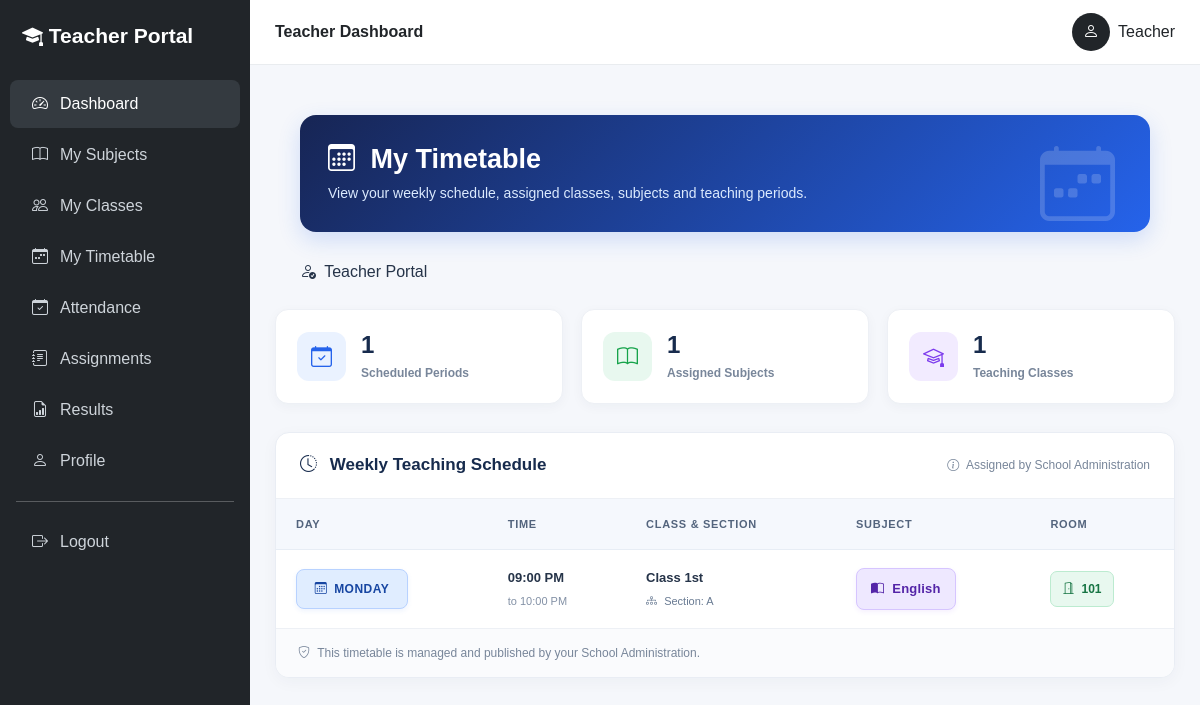
The app's page /teacher/my-timetable (signed in) with its own data.
### app/models/timetable.py (models this page shows, shortened)
class Timetable(db.Model):
    __tablename__ = "timetables"
    id = db.Column(db.Integer,primary_key=True)
    school_id = db.Column(db.Integer,db.ForeignKey("schools.id"),nullable=False)
    class_id = db.Column(db.Integer,db.ForeignKey("classes.id"),nullable=False)
    section_id = db.Column(db.Integer,db.ForeignKey("sections.id"),nullable=False)
    subject_id = db.Column(db.Integer,db.ForeignKey("subjects.id"),nullable=False)
    teacher_id = db.Column(db.Integer,db.ForeignKey("teachers.id"),nullable=False)
    day_of_week = db.Column(db.String(20),nullable=False)
    start_time = db.Column(db.Time,nullable=False)
    room_number = db.Column(db.String(20),nullable=True)
    end_time = db.Column(db.Time,nullable=False)
    room_number = db.Column(db.String(20),nullable=True)
    academic_year = db.Column(db.String(20),nullable=False)
    is_active = db.Column(db.Boolean,default=True)
    created_at = db.Column(db.DateTime,default=datetime.utcnow)
    updated_at = db.Column(db.DateTime,default=datetime.utcnow,onupdate=datetime.utcnow)
    school = db.relationship("School",back_populates ="timetables")
    class_room = db.relationship("Class",back_populates ="timetables")
    section = db.relationship("Section",back_populates ="timetables")
    subject = db.relationship("Subject",back_populates ="timetables")
    teacher = db.relationship("Teacher",back_populates ="timetables")
    __table_args__ = (db.UniqueConstraint("class_id","section_id","day_of_week","start_time",name="uq_class_timetable"),)

### app/models/class_model.py (models this page shows, shortened)
class Class(db.Model):
    __tablename__ = "classes"
    id = db.Column(db.Integer, primary_key=True)
    school_id = db.Column(db.Integer,db.ForeignKey("schools.id"),nullable=False)
    class_name = db.Column(db.String(100),nullable=False)
    class_code = db.Column(db.String(20),nullable=False)
    description = db.Column(db.Text,nullable=True)
    class_teacher_id = db.Column(db.Integer,db.ForeignKey("teachers.id"),nullable=True)
    is_active = db.Column(db.Boolean,default=True)
    created_at = db.Column(db.DateTime,default=datetime.utcnow)
    updated_at = db.Column(db.DateTime,default=datetime.utcnow,onupdate=datetime.utcnow)
    teacher_subjects = db.relationship("TeacherSubject", back_populates = "classroom", cascade= "all, delete-orphan",lazy= True)
    sections = db.relationship("Section",back_populates= "class_room",cascade="all, delete-orphan")
    students = db.relationship("Student", back_populates= "class_room")
    results=   db.relationship("Result", back_populates= "class_room")
    exams = db.relationship("Exam", back_populates= "class_room",cascade="all, delete-orphan")
    timetables = db.relationship("Timetable",back_populates= "class_room",cascade="all, delete-orphan")
    assignments = db.relationship("Assignment",back_populates= "class_room",cascade="all, delete-orphan")
    fee_structures = db.relationship("FeeStructure",back_populates= "class_room",cascade="all, delete-orphan")
    class_teacher = db.relationship("Teacher",foreign_keys=[class_teacher_id],back_populates="managed_class", uselist=False )
    school = db.relationship("School",back_populates="classes")

### app/models/section.py (models this page shows, shortened)
class Section(db.Model):
    __tablename__ = "sections"
    id = db.Column(db.Integer, primary_key=True)
    school_id = db.Column(db.Integer,db.ForeignKey("schools.id"),nullable=False)
    class_id = db.Column(db.Integer,db.ForeignKey("classes.id"),nullable=False)
    section_name = db.Column(db.String(20),nullable=False)
    section_code = db.Column(db.String(20),nullable=False)
    description = db.Column(db.Text,nullable=True)
    is_active = db.Column(db.Boolean,default=True)
    created_at = db.Column(db.DateTime,default=datetime.utcnow)
    updated_at = db.Column(db.DateTime,default=datetime.utcnow,onupdate=datetime.utcnow)
    school = db.relationship("School",back_populates="sections")
    class_room = db.relationship("Class",back_populates="sections")
    exams = db.relationship("Exam",back_populates="sections")
    timetables = db.relationship("Timetable",back_populates="section",cascade="all, delete-orphan")
    assignments = db.relationship("Assignment",back_populates="sections",cascade="all, delete-orphan")
    teacher_subjects = db.relationship("TeacherSubject", back_populates = "section", cascade="all, delete-orphan")
    students = db.relationship("Student",back_populates="section",cascade="all, delete-orphan")
    results = db.relationship("Result",back_populates="section",cascade="all, delete-orphan")

### app/models/subject.py (models this page shows, shortened)
class Subject(db.Model):
    __tablename__ = "subjects"
    id = db.Column(db.Integer, primary_key=True)
    school = db.relationship("School",back_populates="subjects")
    exams = db.relationship("Exam", back_populates= "subject", cascade= "all, delete-orphan")
    timetables = db.relationship("Timetable", back_populates = "subject")
    assignments = db.relationship("Assignment", back_populates = "subject")
    results = db.relationship("Result", back_populates = "subject")
    teacher_subjects= db.relationship("TeacherSubject", back_populates = "subject", cascade ="all, delete-orphan",lazy = True)
    school_id = db.Column(db.Integer,db.ForeignKey("schools.id"),nullable=False)
    subject_name = db.Column(db.String(100),nullable=False)
    subject_code = db.Column(db.String(20),unique=True,nullable=False)
    description = db.Column(db.Text,nullable=True)
    credit_hours = db.Column(db.Integer,nullable=True)
    is_active = db.Column(db.Boolean,default=True)
    created_at = db.Column(db.DateTime,default=datetime.utcnow)
    updated_at = db.Column(db.DateTime,default=datetime.utcnow,onupdate=datetime.utcnow)

### app/blueprints/teachers/routes.py (the view)
@teachers.route("/my-timetable")
@login_required
def my_timetable():
    teacher_record = Teacher.query.filter_by(
    user_id=current_user.id,
    school_id=current_user.school_id
    ).first_or_404()
    timetables = Timetable.query.filter_by(
    teacher_id=teacher_record.id,
    school_id=current_user.school_id,
    is_active=True
    ).order_by(
    Timetable.day_of_week,
    Timetable.start_time
    ).all()
    return render_template(
    "teachers/timetable/my_timetable.html",
    teacher=teacher_record,
    timetables=timetables
    )

### app/models/user.py (called while the page is built)
@login_manager.user_loader
def load_user(user_id):
    return User.query.get(int(user_id))

### app/templates/teachers/timetable/my_timetable.html (shortened to what this page needs)
{% extends "teachers/base.html" %}
{% block content %}
<div class="timetable-page">
<div class="timetable-header">
<i class="bi bi-calendar-week header-icon"></i>
<h2>
<i class="bi bi-calendar3 me-2"></i>
My Timetable
</h2>
<p>
View your weekly schedule, assigned classes,
subjects and teaching periods.
</p>
</div>
<div class="header-label">
<i class="bi bi-person-check me-1"></i>
Teacher Portal
</div>
</div>
<div class="timetable-stats">
<div class="stat-card">
<div class="stat-icon stat-blue">
<i class="bi bi-calendar-check"></i>
</div>
<div>
<h3>{{ timetables|length }}</h3>
<p>Scheduled Periods</p>
</div>
</div>
<div class="stat-card">
<div class="stat-icon stat-green">
<i class="bi bi-book"></i>
</div>
<div>
<h3>
{{ timetables|map(attribute='subject_id')|unique|list|length }}
</h3>
<p>Assigned Subjects</p>
</div>
</div>
<div class="stat-card">
<div class="stat-icon stat-purple">
<i class="bi bi-mortarboard"></i>
</div>
<div>
<h3>
{{ timetables|map(attribute='class_id')|unique|list|length }}
</h3>
<p>Teaching Classes</p>
</div>
</div>
</div>
<div class="timetable-container">
<div class="timetable-title">
<h4>
<i class="bi bi-clock-history me-2"></i>
Weekly Teaching Schedule
</h4>
<span>
<i class="bi bi-info-circle me-1"></i>
Assigned by School Administration
</span>
</div>
{% if timetables %}
<div class="table-responsive">
<table class="timetable-table">
<thead>
<tr>
<th>Day</th>
<th>Time</th>
<th>Class & Section</th>
<th>Subject</th>
<th>Room</th>
</tr>
</thead>
<tbody>
{% for item in timetables %}
<tr>
<td>
<span class="day-badge">
<i class="bi bi-calendar3"></i>
{{ item.day_of_week }}
</span>
</td>
<td>
<span class="time-text">
{{ item.start_time.strftime('%I:%M %p') }}
</span>
<span class="time-sub">
to
{{ item.end_time.strftime('%I:%M %p') }}
</span>
</td>
<td>
<div class="class-name">
{{ item.class_room.class_name }}
</div>
<div class="section-name">
<i class="bi bi-diagram-3 me-1"></i>
Section: {{ item.section.section_name }}
</div>
</td>
<td>
<span class="subject-label">
<i class="bi bi-book-half"></i>
{{ item.subject.subject_name }}
</span>
</td>
<td>
<span class="room-label">
<i class="bi bi-door-open"></i>
{{ item.room_number or 'Not Assigned' }}
</span>
</td>
</tr>
{% endfor %}
</tbody>
</table>
</div>
<div class="timetable-footer">
<i class="bi bi-shield-check me-1"></i>
This timetable is managed and published by your School Administration.
</div>
{% endif %}
</div>
</div>
{% endblock %}

### app/templates/teachers/base.html (style rules this page uses)
body { background: #f5f7fb; font-family: Arial, sans-serif; }

### app/templates/teachers/timetable/my_timetable.html (style rules this page uses)
.timetable-page { padding: 25px; color: #263449; }
.timetable-header { position: relative; overflow: hidden; padding: 28px; margin-bottom: 28px; border-radius: 16px; color: #fff; background: linear-gradient(135deg, #172554, #2563eb); box-shadow: 0 8px 22px rgba(37, 99, 235, 0.18); }
.timetable-header h2 { font-size: 27px; font-weight: 700; margin-bottom: 8px; }
.timetable-header p { color: #dbeafe; margin-bottom: 0; font-size: 14px; }
.timetable-header .header-icon { position: absolute; right: 35px; top: 15px; font-size: 75px; opacity: 0.18; }
.timetable-stats { display: grid; grid-template-columns: repeat(3, 1fr); gap: 18px; margin-bottom: 28px; }
.stat-card { background: #fff; border: 1px solid #edf0f5; border-radius: 13px; padding: 21px; display: flex; align-items: center; gap: 15px; box-shadow: 0 3px 12px rgba(20,40,80,.04); transition: .25s ease; }
.stat-icon { width: 49px; height: 49px; border-radius: 12px; display: flex; align-items: center; justify-content: center; font-size: 21px; flex-shrink: 0; }
.stat-blue { background: #eaf2ff; color: #2563eb; }
.stat-green { background: #e8f8ef; color: #16a34a; }
.stat-purple { background: #f2ebff; color: #7c3aed; }
.stat-card h3 { font-size: 24px; font-weight: 800; color: #172b4d; margin: 0; }
.stat-card p { font-size: 12px; color: #78869a; margin: 4px 0 0; font-weight: 600; }
.timetable-container { background: #fff; border: 1px solid #e9edf4; border-radius: 14px; overflow: hidden; box-shadow: 0 4px 16px rgba(20,40,80,.04); }
.timetable-title { padding: 22px 24px; border-bottom: 1px solid #edf0f5; display: flex; justify-content: space-between; align-items: center; flex-wrap: wrap; gap: 12px; }
.timetable-title h4 { font-size: 17px; font-weight: 750; color: #172b4d; margin: 0; }
.timetable-title span { font-size: 12px; color: #78869a; }
.table-responsive { width: 100%; overflow-x: auto; }
.timetable-table { width: 100%; border-collapse: collapse; min-width: 760px; }
.timetable-table thead { background: #f5f8fd; }
.timetable-table th { padding: 17px 20px; color: #53647d; font-size: 11px; text-transform: uppercase; letter-spacing: .7px; font-weight: 800; border-bottom: 1px solid #e7edf5; white-space: nowrap; }
.timetable-table td { padding: 18px 20px; border-bottom: 1px solid #edf0f5; font-size: 13px; color: #44546b; vertical-align: middle; }
.timetable-table tbody tr { transition: background .2s ease; }
.timetable-table tbody tr:last-child td { border-bottom: none; }
.day-badge { display: inline-flex !important; align-items: center; justify-content: center; gap: 7px; min-width: 112px; padding: 10px 13px; background: #e0edff !important; color: #1746a2 !important; border: 1px solid #b8d2ff; border-radius: 8px; font-size: 12px; font-weight: 800; letter-spacing: .5px; text-transform: uppercase; white-space: nowrap; box-shadow: 0 2px 5px rgba(37,99,235,.08); }
.time-text { font-weight: 750; color: #263449; font-size: 13px; white-space: nowrap; }
.time-sub { display: block; font-size: 11px; color: #8290a5; margin-top: 5px; }
.class-name { font-weight: 750; color: #263449; font-size: 13px; }
.section-name { font-size: 11px; color: #687a92; margin-top: 5px; }
.subject-label { display: inline-flex !important; align-items: center; justify-content: center; gap: 8px; padding: 10px 14px; background: #eee8ff !important; color: #5425a8 !important; border: 1px solid #d6c5ff; border-radius: 8px; font-size: 13px; font-weight: 800; letter-spacing: .2px; white-space: nowrap; box-shadow: 0 2px 5px rgba(124,58,237,.08); }
.room-label { display: inline-flex; align-items: center; gap: 7px; background: #e8f8ef; color: #167443; border: 1px solid #bcebd0; padding: 8px 11px; border-radius: 7px; font-size: 12px; font-weight: 750; white-space: nowrap; }
.timetable-footer { padding: 15px 22px; background: #fafbfd; border-top: 1px solid #edf0f5; font-size: 12px; color: #78869a; }

### records on screen
Timetable: day_of_week "MONDAY", start_time "09:00 PM", end_time "10:00 PM", class_room.class_name "Class 1st", section.section_name "A", subject.subject_name "English", room_number "101"

### other values on screen
{{ timetables|length }} "1"
{{ timetables|map(attribute='subject_id')|unique|list|length }} "1"
{{ timetables|map(attribute='class_id')|unique|list|length }} "1"
